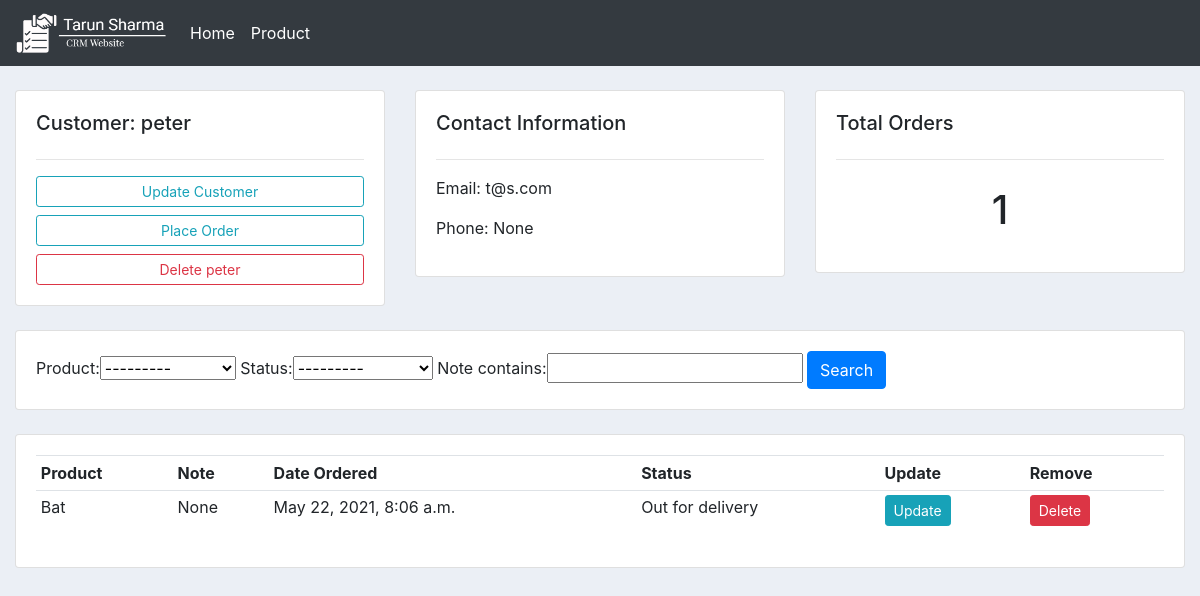
Page /customer/34/ on the committed database.
### acccounts/models.py (models this page shows, shortened)
class Customer(models.Model):
    user = models.OneToOneField(User, blank=True, null=True, on_delete=models.CASCADE)
    name = models.CharField(max_length=200, null=True)
    phone = models.CharField(max_length=200, blank=True, null=True)
    email = models.CharField(max_length=200, null=True)
    date_created = models.DateTimeField(default=datetime.now, null=True)

class Order(models.Model):
    STATUS = (
        ('Pending', 'Pending'),
        ('Out for delivery', 'Out for delivery'),
        ('Delivered', 'Delivered'),
    )
    customer = models.ForeignKey(Customer, null=True, on_delete=models.CASCADE)
    product = models.ForeignKey(Product, null=True, on_delete=models.CASCADE)
    date_created = models.DateTimeField(default=datetime.now, null=True)
    status = models.CharField(max_length=200, null=True, choices=STATUS)
    note = models.CharField(max_length=200, null=True)

class Product(models.Model):
    CATEGORY = (
        ('Indoor', 'Indoor'),
        ('Outdoor', 'Outdoor'),
    )
    name = models.CharField(max_length=200, null=True)
    price = models.FloatField(null=True)
    category = models.CharField(max_length=200, null=True, choices=CATEGORY)
    description = models.CharField(max_length=200, null=True, blank=True)
    date_created = models.DateTimeField(default=datetime.now, null=True)
    tags = models.ManyToManyField(Tag)
    def __str__(self):
        return self.name

### acccounts/views.py (the view)
# urls.py: path('customer/<str:pk>/', views.customer, name='customer'),
def customer(request, pk):
    customer = Customer.objects.get(id=pk)
    orders = customer.order_set.all()
    total_orders = orders.count
    myFilter = OrderFilter(request.GET, queryset=orders)
    orders = myFilter.qs
    context = {'customer': customer, 'orders': orders, 'total_orders': total_orders, 'myFilter': myFilter}
    return render(request, 'accounts/customer.html', context)

### acccounts/templates/accounts/customer.html
{% extends 'accounts/main_template.html' %}
{% block content %}
<br>
<div class="row">
	<div class="col-md">
		<div class="card card-body">
			<h5>Customer: {{customer.name}}</h5>
			<hr>
			<a class="btn btn-outline-info  btn-sm btn-block" href="{% url 'update_customer' customer.id %}">Update Customer</a>
			<a class="btn btn-outline-info  btn-sm btn-block" href="{% url 'create_order' customer.id %}">Place Order</a>
			<a class="btn btn-outline-danger  btn-sm btn-block" href="{% url 'delete_customer' customer.id %}">Delete {{customer.name}}</a>
		</div>
	</div>
	<div class="col-md">
		<div class="card card-body">
			<h5>Contact Information</h5>
			<hr>
			<p>Email: {{customer.email}} </p>
			<p>Phone: {{customer.phone}} </p>
		</div>
	</div>
	<div class="col-md">
		<div class="card card-body">
			<h5>Total Orders</h5>
			<hr>
			<h1 style="text-align: center;padding: 10px">{{total_orders}}</h1>
		</div>
	</div>
</div>
<br>
<div class="row">
	<div class="col">
		<div class="card card-body">
			<form method="get">
				{{ myFilter.form}}
		    <button class="btn btn-primary" type="submit">Search</button>
		  </form>
		</div>
	</div>
</div>
<br>
<div class="row">
	<div class="col-md">
		<div class="card card-body">
			<table class="table table-sm">
				<tr>
					<th>Product</th>
					<th>Note</th>
					<th>Date Ordered</th>
					<th>Status</th>
					<th>Update</th>
					<th>Remove</th>
				</tr>
				{% for order in orders %}
				<tr>
					<td>{{order.product}}</td>
					<td>{{order.note}}</td>
					<td>{{order.date_created}}</td>
					<td>{{order.status}}</td>
                    <td><a class="btn btn-sm btn-info" href="{% url 'update_order' order.id %}">Update</a></td>
                    <td><a class="btn btn-sm btn-danger" href="{% url 'delete_order' order.id %}">Delete</a></td>
				</tr>
				{% endfor %}
			</table>
		</div>
	</div>
</div>
{% endblock content %}

### static/styles/main.css (style rules this page uses)
body { background-color : #ebeff5; }

### rows in the picture
Customer: name "peter", email "t@s.com", phone "None"
Order: product "Bat", note "None", date_created "May 22, 2021, 8:06 a.m.", status "Out for delivery"

### other values in the picture
{{ total_orders }} "1"
